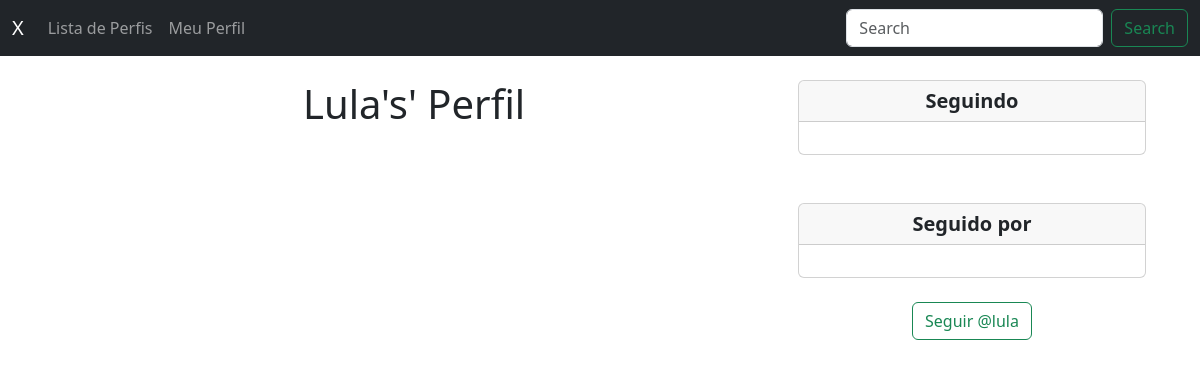
Page /profile/2 (signed in) on the earlier database version.
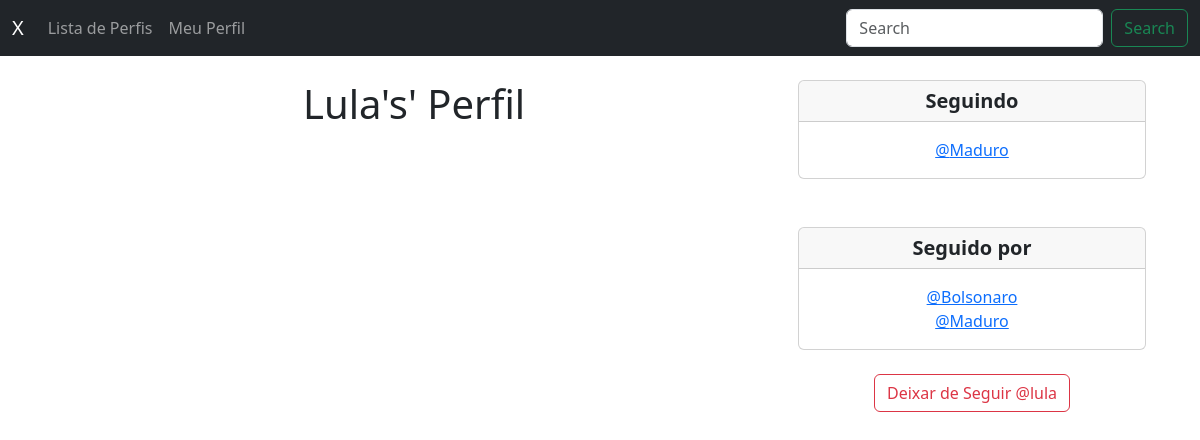
Same page on the later database version.
### twitter/models.py (models this page shows)
class Profile(models.Model):
  user = models.OneToOneField(User, on_delete=models.CASCADE)
  follows = models.ManyToManyField("self", related_name="followed_by", symmetrical=False, blank=True)
  date_modified = models.DateTimeField(User, auto_now=True)
  def __str__(self):
    return self.user.username

### twitter/views.py (the view, shortened to what this page needs)
# urls.py: path('profile/<int:pk>', views.profile, name='profile'),
def profile(request, pk):
  if request.user.is_authenticated:
    profile = Profile.objects.get(user_id=pk)
    return render(request, 'profile.html',{'profile':profile})
  else:
    messages.success(request, ("Você deve estar logado para visualizar esta página..."))
    return redirect('home')

### twitter/templates/profile.html (shortened to what this page needs)
{% extends 'base.html' %}
{% block content %}
{% if profile %}
<div class="container text-center">
  <div class="row">
    <div class="col-8">
      <h1>{{ profile.user.username }}'s' Perfil</h1>
    </div>
    <div class="col-4">
      <div class="card">
        <h5 class="card-header"><strong>Seguindo</strong></h5>
        <div class="card-body">
          <p class="card-text">
            {% for following in profile.follows.all %}
            <a href="{% url 'profile' following.user.id %}">@{{ following }}</a><br />
            {% endfor %}
          </p>
        </div>
      </div>
      <br /> <br />
      <div class="card">
        <h5 class="card-header"><strong>Seguido por</strong></h5>
        <div class="card-body">
          <p class="card-text">
            {% for following in profile.followed_by.all %}
            <a href="{% url 'profile' following.user.id %}">@{{ following }}</a><br />
            {% endfor %}
          </p>
        </div>
      </div>
      <br />
      <form method="POST">
        {% if profile in user.profile.follows.all %}
        <button class="btn btn-outline-danger" name="follow" value="unfollow" type="submit">Deixar de Seguir
          @{{profile.user.username|lower}}</button>
        {% else %}
        <button class="btn btn-outline-success" name="follow" value="follow" type="submit">Seguir
          @{{profile.user.username|lower}}</button>
        {% endif %}
      </form>
      <br />
    </div>
  </div>
</div>
{% endif %}
{% endblock %}

### twitter/templates/base.html (shortened to what this page needs)
<!doctype html>
<html lang="pt-br">
<head>
  <link href="https://cdn.jsdelivr.net/npm/bootstrap@5.3.3/dist/css/bootstrap.min.css" rel="stylesheet"
>
</head>
<body>
  {% include 'navbar.html' %}
  <div class="container">
    <br />
    {% block content %}
    {% endblock %}
  </div>
</body>
</html>

### twitter/templates/navbar.html (shortened to what this page needs)
<nav class="navbar navbar-expand-lg navbar-dark bg-dark">
  <div class="container-fluid">
    <a class="navbar-brand" href="{% url 'home' %}">X</a>
    <div class="collapse navbar-collapse" id="navbarSupportedContent">
      <ul class="navbar-nav me-auto mb-2 mb-lg-0">
        <li class="nav-item">
          <a class="nav-link" href="{% url 'profile_list'%}">Lista de Perfis</a>
        </li>
        {% if user.is_authenticated %}
        <li class="nav-item">
          <a class="nav-link" href="{% url 'profile' request.user.id %}">Meu Perfil</a>
        </li>
        {% endif %}
      </ul>
      <form class="d-flex" role="search">
        <input class="form-control me-2" type="search" placeholder="Search" aria-label="Search">
        <button class="btn btn-outline-success" type="submit">Search</button>
      </form>
    </div>
  </div>
</nav>

Differences in the rows shown:
added Profile: user.username "Maduro"
now on this page (row edited): Profile: user.username "Bolsonaro", shown under "Seguido por"
Other differences:
text no longer shown: "Seguir @"
text now shown: "Deixar de Seguir @"
